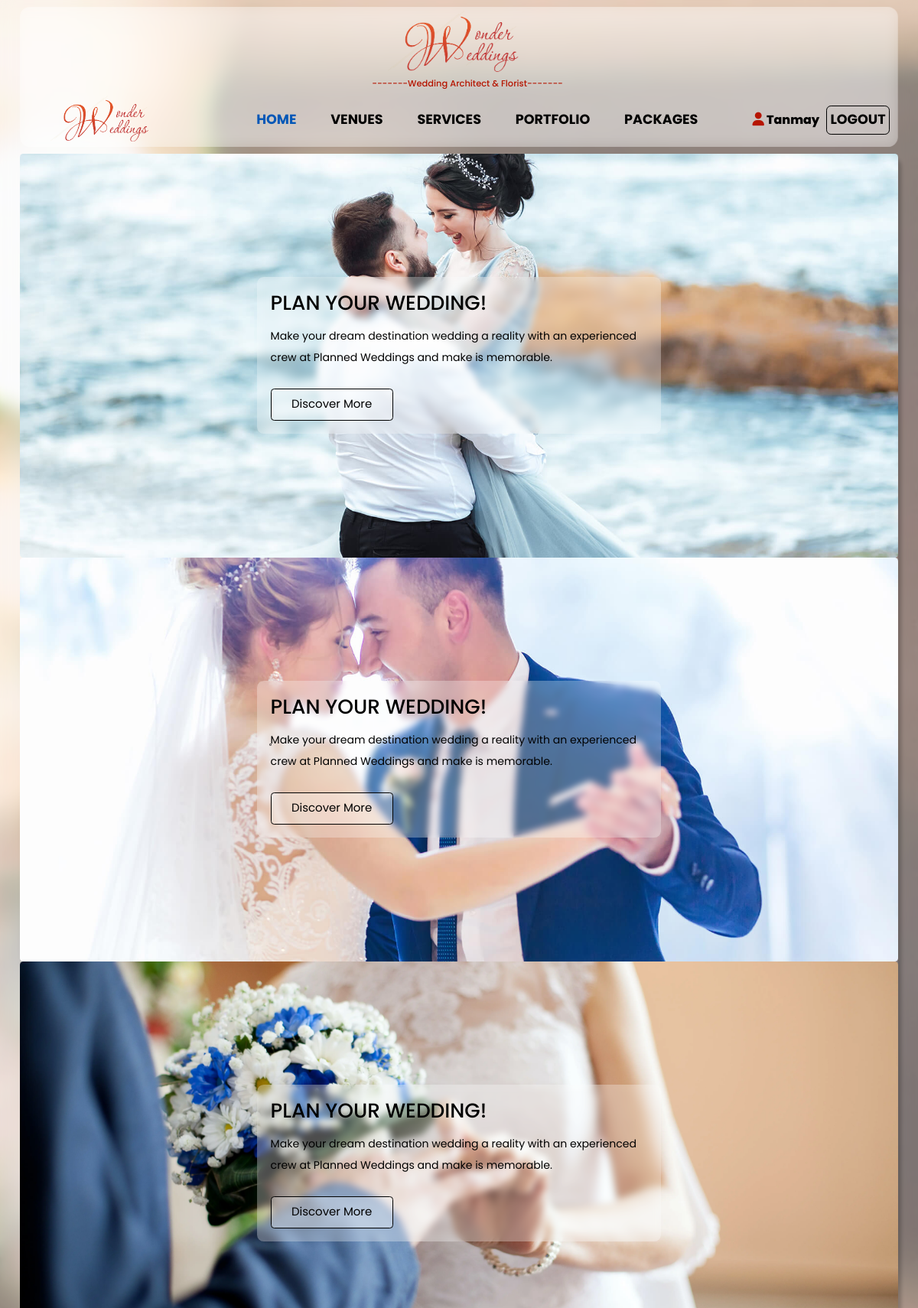
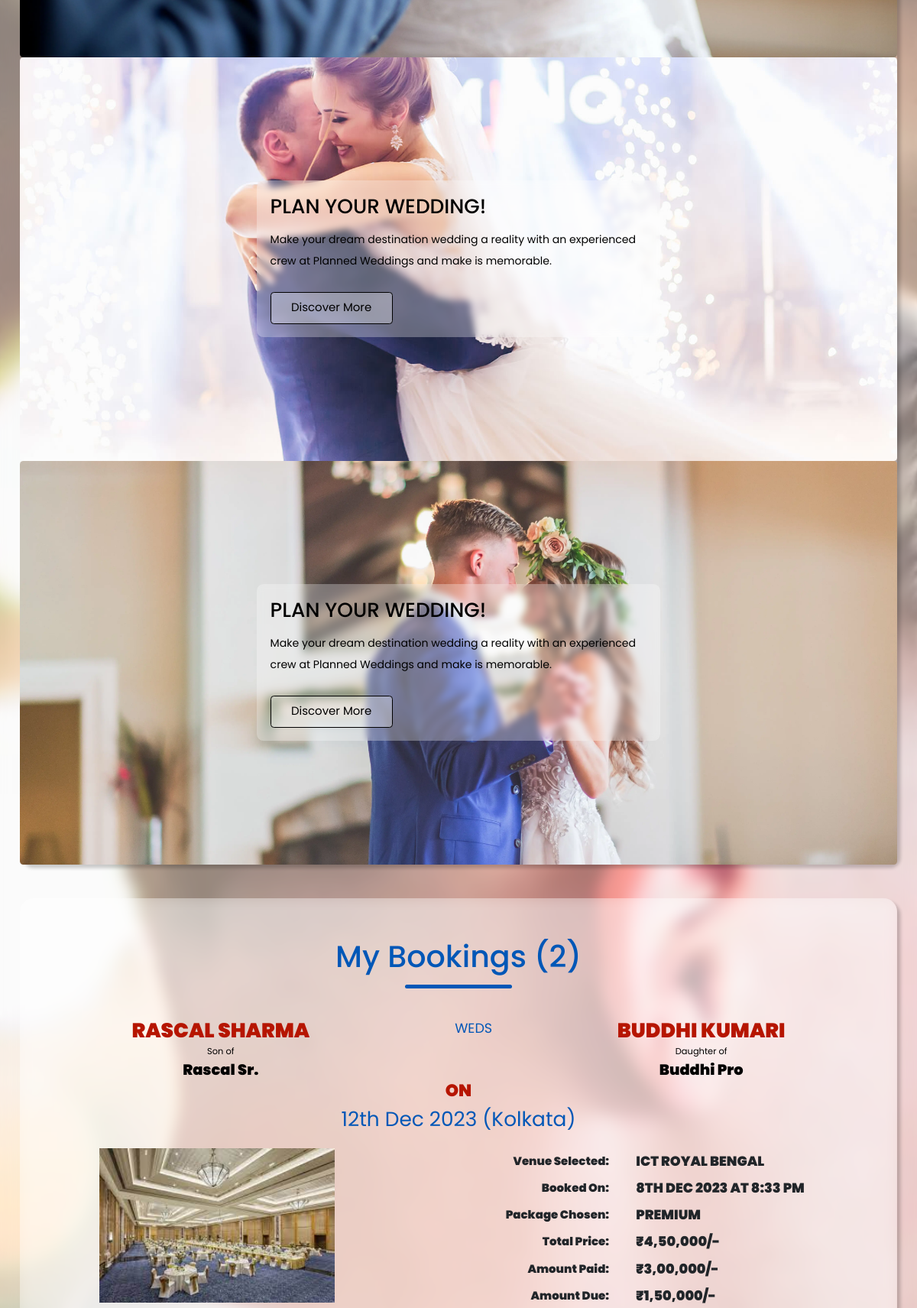
Screenshot of /index.php (signed in, upper part) with the database file from the repository (2 pictures, top to bottom).
### tables this page shows
CREATE TABLE `booking` (
  `id` int(11) NOT NULL,
  `user_id` int(11) NOT NULL,
  `groom_name` varchar(50) NOT NULL,
  `bride_name` varchar(50) NOT NULL,
  `groom_parent` varchar(50) NOT NULL,
  `bride_parent` varchar(50) NOT NULL,
  `contact` varchar(10) NOT NULL,
  `email` varchar(100) NOT NULL,
  `hall_sno` smallint(6) NOT NULL,
  `wedding_date` date NOT NULL,
  `date_of_booking` datetime NOT NULL DEFAULT current_timestamp(),
  `package` varchar(20) NOT NULL,
  `payment_done` varchar(10) NOT NULL,
  `payment_due` varchar(10) NOT NULL
);

CREATE TABLE `venue` (
  `id` tinyint(4) NOT NULL,
  `city` varchar(30) NOT NULL
);

CREATE TABLE `halls` (
  `id` tinyint(4) DEFAULT NULL,
  `sno` smallint(6) NOT NULL,
  `hall` varchar(80) DEFAULT NULL
);

CREATE TABLE `pricing` (
  `id` tinyint(4) NOT NULL,
  `plan` varchar(30) NOT NULL,
  `price` varchar(20) NOT NULL
);

### index.php (the view, shortened to what this page needs)
<?php
    include("include/db_connect.php");
?>
<!DOCTYPE html>
<html lang="en">
<head>
    <?php include("include/head_links.php"); ?>
</head>
<body class="body">
    <div class="container">
        <?php
            include("include/header.php");
        ?>
        <section class="home">
            <div class="swiper home-slider">
                <div class="swiper-wrapper">
                    <div class="swiper-slide slide"
                        style="background:url(images/home-slider/home-slide-1.jpg) no-repeat">
                        <div class="content">
                            <h3>plan your wedding!</h3>
                            <p>Make your dream destination wedding a reality with an experienced crew at Planned
                                Weddings and make is memorable. </p>
                            <a href="about.php" class="button">discover more</a>
                        </div>
                    </div>
                    <div class="swiper-slide slide"
                        style="background: url(images/home-slider/home-slide-2.jpg) no-repeat;">
                        <div class="content">
                            <h3>plan your wedding!</h3>
                            <p>̥Make your dream destination wedding a reality with an experienced crew at Planned
                                Weddings and make is memorable. </p>
                            <a href="about.php" class="button">discover more</a>
                        </div>
                    </div>
                    <div class="swiper-slide slide"
                        style="background: url(images/home-slider/home-slide-4.webp) no-repeat;">
                        <div class="content">
                            <h3>plan your wedding!</h3>
                            <p>Make your dream destination wedding a reality with an experienced crew at Planned
                                Weddings and make is memorable. </p>
                            <a href="about.php" class="button">discover more</a>
                        </div>
                    </div>
                    <div class="swiper-slide slide"
                        style="background: url(images/home-slider/home-slide-3.jpg) no-repeat;">
                        <div class="content">
                            <h3>plan your wedding!</h3>
                            <p>Make your dream destination wedding a reality with an experienced crew at Planned
                                Weddings and make is memorable. </p>
                            <a href="about.php" class="button">discover more</a>
                        </div>
                    </div>
                    <div class="swiper-slide slide"
                        style="background: url(images/home-slider/home-slide-5.webp) no-repeat;">
                        <div class="content">
                            <h3>plan your wedding!</h3>
                            <p>Make your dream destination wedding a reality with an experienced crew at Planned
                                Weddings and make is memorable. </p>
                            <a href="about.php" class="button">discover more</a>
                        </div>
                    </div>
                </div>
            </div>
            <?php
            if(isset($_SESSION['userID'])){
                $sql="select * from booking where user_id = " . $_SESSION['userID'];
                $result=mysqli_query($conn,$sql);
                    $numRows=mysqli_num_rows($result);
                    if($numRows> 0){
                    echo '<div class="wedding-container">
                        <h3>My Bookings (' . $numRows . ')</h3>
                        <div class="title-dash" style="width:16rem;"></div>';
                        while($row = mysqli_fetch_assoc($result)){
                            $payment_done = preg_replace("/(\d+?)(?=(\d\d)+(\d)(?!\d))(\.\d+)?/i", "$1,", $row['payment_done']);
                            $payment_due = preg_replace("/(\d+?)(?=(\d\d)+(\d)(?!\d))(\.\d+)?/i", "$1,", $row['payment_due']);
                            $package = $row['package'];
                            $priceQuery = "SELECT * from pricing WHERE plan = '$package'";
                            $priceResult = mysqli_query($conn,$priceQuery);
                            $rowPrice = mysqli_fetch_assoc($priceResult);
                            $totalPrice = preg_replace("/(\d+?)(?=(\d\d)+(\d)(?!\d))(\.\d+)?/i", "$1,", $rowPrice['price']);
                            $hallQuery = "SELECT * from halls WHERE sno = " . $row['hall_sno'];
                            $hallResult = mysqli_query($conn,$hallQuery);
                            $rowHall = mysqli_fetch_assoc($hallResult);
                            $hall = explode ("-",$rowHall['hall']);
                            $cityQuery = "SELECT * from venue WHERE id = " . $rowHall['id'];
                            $cityResult = mysqli_query($conn,$cityQuery);
                            $rowCity = mysqli_fetch_assoc($cityResult);
                            $city = $rowCity['city'];
                            $dateTime = new DateTime($row['wedding_date']);
                            $formattedDate = $dateTime->format('jS M Y');
                            $dateTime = new DateTime($row['date_of_booking']);
                            $bookingDate = $dateTime->format('jS M Y \a\t g:i A');
                            echo '<div class="couple-data">
                                <div class="wedd-details">
                                    <div class="wedd-name">' . $row["groom_name"] . '</div>
                                    <div class="child-of">Son of</div>
                                    <div class="wedd-parent">' . $row["groom_parent"] . '</div>
                                </div>
                                <div class="weds">WEDS</div>
                                <div class="wedd-details">
                                    <div class="wedd-name">' . $row["bride_name"] . '</div>
                                    <div class="child-of">Daughter of</div>
                                    <div class="wedd-parent">' . $row["bride_parent"] . '</div>
                                </div>
                            </div>
                            <div class="date-data">
                            <h4>ON</h4>
                            <p>' . $formattedDate . ' (' . $city . ')</p>
                            </div>
                            <div class="wedding-wrapper">
                                <div class="venue-data">
                                    <img src="images/venues/' . $city . '/' . $row['hall_sno'] . '.jpg"  />
                                </div>
                                <div class="price-data">
                                    <table>
                                        <tr>
                                            <td class="data-wedding left">Venue Selected:</td>
                                            <td class="value-wedding">' . $hall[0] . '</td>
                                        </tr>
                                        <tr>
                                            <td class="data-wedding left">Booked on:</td>
                                            <td class="value-wedding">' . $bookingDate . '</td>
                                        </tr>
                                        <tr>
                                            <td class="data-wedding left">Package Chosen:</td>
                                            <td class="value-wedding">' . $row["package"] . '</td>
                                        </tr>
                                        <tr>
                                            <td class="data-wedding left">Total Price:</td>
                                            <td class="value-wedding">₹' . $totalPrice . '/-</td>
                                        </tr>';
                                        if($row['payment_due'] != 0){
                                            echo '
                                            <tr>
                                                <td class="data-wedding left">Amount Paid:</td>
                                                <td class="value-wedding">₹' . $payment_done . '/-</td>
                                            </tr>
                                            <tr>
                                                <td class="data-wedding left">Amount Due:</td>
                                                <td class="value-wedding">₹' . $payment_due . '/-</td>
                                            </tr>';
                                        }
                                        else{
                                            echo '
                                            <tr>
                                                <td class="data-wedding">Payment Status:</td>
                                                <td class="value-wedding">Fully paid</td>
                                            </tr>';
                                        }
                                    echo '</table>
                                </div>
                            </div>';
                        }
                        echo '</div>';
                    }
            }
            ?>
        </section>
        <?php include("include/footer.php");?>
    </div>
</body>
</html>

### css/style.css (style rules this page uses)
* { padding:0; margin:0; box-sizing: border-box; font-family: 'Poppins', sans-serif; border:none; text-decoration: none; outline:none; }
:root { --white:#fff; --black:rgb(80, 79, 80); --pure-black:#000; --blue:rgb(0, 87, 183); --red:rgb(182, 21, 0); --transparent-white:rgba(255,255,255,.3); --transparent-black:rgba(0,0,0,.6); --border:.2rem solid var(--pure-black); --box-shadow: .5rem .5rem .5rem rgba(0,0,0,0.2); --box-shadow-hover: rgba(0, 0, 0, 0.25) 0px 54px 55px, rgba(0, 0, 0, 0.12) 0px -12px 30px, rgba(0, 0, 0, 0.12) 0px 4px 6px, rgba(0, 0, 0, 0.17) 0px 12px 13px, rgba(0, 0, 0, 0.09) 0px -3px 5px; --brownish:rgb(173, 150, 80); --green:rgb(21, 115, 71); }
html { font-size:60.5%; overflow-x: hidden; }
section { padding:1rem; }
.body { background-image: url(../images/wedding-background.webp); opacity:1; background-size: cover; background-position: center; background-attachment: fixed; position: relative; }
.container { max-width:100%; padding: 1rem 2rem; background-color: var(--transparent-white); backdrop-filter: blur(1rem); }
.button { display: inline-block; padding:1rem 3rem; border:var(--border); background: var(--transparent-white); color:var(--pure-black); border-radius: .5rem; font-size:1.7rem; user-select: none; text-decoration: none; text-transform: capitalize; margin-top:1rem; }
.home { padding-bottom:1rem; }
.home .home-slider { border-radius: 1.5rem; box-shadow: var(--box-shadow); }
.home .slide { min-height: 60rem; border-radius: .5rem; display:flex; align-items: center; justify-content: center; padding:2rem; background-size: cover !important; background-position: center !important; }
.home .slide .content { background: var(--transparent-white); border-radius: 1rem; backdrop-filter: blur(.5rem); box-shadow: var(--border); align-items:center; padding:2rem; width:60rem; }
.home .slide .content h3 { font-size: 3rem; color:var(--pure-black); text-transform: uppercase; }
.home .slide .content p { font-size: 1.6rem; color:var(--pure-black); padding:1rem 0; line-height: 2; }
.title-dash { background-color: var(--blue); height:.5rem; width:50rem; margin:auto; border-radius: 1rem; }
.home .wedding-container { background: var(--transparent-white); backdrop-filter: blur(1rem); border-radius: 2rem; margin: 5rem auto; padding: 2rem 0; box-shadow: var(--box-shadow); }
.home .wedding-container h3 { padding: 2rem; margin-top: 2rem; padding-bottom: 1rem; text-transform: capitalize; font-size: 4.5rem; color: var(--blue); text-align: center; }
.home .wedding-container .couple-data { display:flex; flex-direction: row; margin:auto; justify-content: space-evenly; margin-top: 4rem; }
.home .wedding-container .couple-data .wedd-details { display:flex; flex-direction: column; }
.home .wedding-container .couple-data .wedd-details .wedd-name { font-size: 3rem; color:var(--red); text-transform: uppercase; font-weight: 900; text-align: center; }
.home .wedding-container .couple-data .wedd-details .child-of { font-size: 1.3rem; color:var(--pure-black); text-align: center; }
.home .wedding-container .couple-data .wedd-details .wedd-parent { font-size: 2.2rem; text-transform: capitalize; color:var(--pure-black); text-align: center; font-weight: 900; }
.home .wedding-container .couple-data .weds { font-size: 2rem; margin-left: 3rem; padding:0 2rem; padding-top: .5rem; color:var(--blue); }
.home .wedding-container .date-data { text-align: center; }
.home .wedding-container .date-data h4 { font-size: 2.5rem; color:var(--red); font-weight: 900; }
.home .wedding-container .date-data p { font-size: 3rem; color:var(--blue); }
.home .wedding-container .wedding-wrapper { margin: 2rem auto; display:flex; flex-direction: row; justify-content: space-around; }
.home .wedding-container .wedding-wrapper .venue-data img { width:35rem; height:23rem; }
.home .wedding-container .wedding-wrapper table td { padding:.5rem 2rem; }
.home .wedding-container .wedding-wrapper table .left { text-align: right; }
.home .wedding-container .wedding-wrapper .data-wedding { font-size: 1.7rem; font-weight: 900; text-transform: capitalize; }
.home .wedding-container .wedding-wrapper .value-wedding { font-size: 2rem; font-weight: 900; text-transform: uppercase; }
@media (max-width:1250px) { html { font-size: 55%; } }

### rows the page displays
booking: groom_name "RASCAL SHARMA", groom_parent "Rascal Sr.", bride_name "BUDDHI KUMARI", bride_parent "Buddhi Pro", wedding_date "12th Dec 2023", venue.city "Kolkata", venue.city (picture), hall_sno.hall "ICT ROYAL BENGAL", date_of_booking "8TH DEC 2023 AT 8:33 PM", package "PREMIUM", pricing.price "4,50,000", payment_done "3,00,000", payment_due "1,50,000"

### other values shown
$_SESSION['username'] "Tanmay"
$numRows "2"
